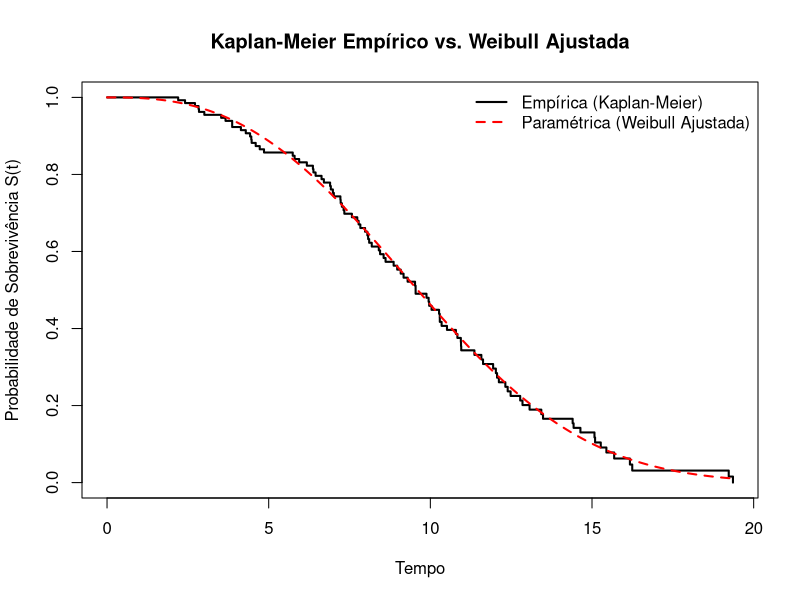

R code for this plot:
# ==============================================================================
# DISCIPLINA: Simulação Estatística
# OBJETIVO: Estimação de Máxima Verossimilhança para distribuição Weibull
#           com dados censurados à direita via Newton-Raphson-Fisher.
# ==============================================================================

# ------------------------------------------------------------------------------
# FUNÇÃO PRINCIPAL DE OTIMIZAÇÃO (NEWTON-RAPHSON)
# ------------------------------------------------------------------------------
weibull_mle_nrf <- function(t, delta, alpha_init = 1, beta_init = 1, 
                            tol = 1e-6, max_iter = 100, conf_level = 0.95) {
  
  # Inicialização dos parâmetros
  alpha <- alpha_init
  beta <- beta_init
  
  # Loop iterativo de Newton-Raphson
  for (k in 1:max_iter) {
    
    # Termos auxiliares para simplificar as contas
    z <- t / beta
    ln_z <- log(z)
    z_alpha <- z^alpha
    
    # Vetor Escore
    U_alpha <- sum(delta * (1/alpha - log(beta) + log(t)) - z_alpha * ln_z)
    U_beta  <- sum(-delta * (alpha/beta) + (alpha/beta) * z_alpha)
    
    U <- c(U_alpha, U_beta)
    
    # Matriz Hessiana
    H11 <- sum(-delta / (alpha^2) - z_alpha * (ln_z^2))
    H12 <- sum(-delta / beta + (1/beta) * z_alpha * (1 + alpha * ln_z))
    H22 <- sum(delta * alpha / (beta^2) - (alpha * (alpha + 1) / (beta^2)) * z_alpha)
    
    # Construção da matriz Hessiana
    H <- matrix(c(H11, H12, 
                  H12, H22), nrow = 2, ncol = 2)
    
    # Atualização dos Parâmetros
    passo <- solve(H, U)
    
    alpha_new <- alpha - passo[1]
    beta_new  <- beta - passo[2]
    
    
    # Critério de Parada
    erro_max <- max(abs(c(alpha_new - alpha, beta_new - beta)))
    
    alpha <- alpha_new
    beta  <- beta_new
    
    if (erro_max < tol) {
      cat("Convergência atingida na iteração:", k, "\n")
      break
    }
    
    if (k == max_iter) {
      warning("O algoritmo atingiu o número máximo de iterações sem convergir.")
    }
  }
  
  # CÁLCULO DA VARIÂNCIA E INTERVALOS DE CONFIANÇA
  
  # Recalculando o Hessiano no ponto de convergência
  z <- t / beta
  ln_z <- log(z)
  z_alpha <- z^alpha
  
  H11_final <- sum(-delta / (alpha^2) - z_alpha * (ln_z^2))
  H12_final <- sum(-delta / beta + (1/beta) * z_alpha * (1 + alpha * ln_z))
  H22_final <- sum(delta * alpha / (beta^2) - (alpha * (alpha + 1) / (beta^2)) * z_alpha)
  
  H_final <- matrix(c(H11_final, H12_final, 
                      H12_final, H22_final), nrow = 2, ncol = 2)
  
  # A Matriz de Informação de Fisher Observada é o negativo do Hessiano
  J_obs <- -H_final
  
  # A Matriz de Variância-Covariância Assintótica é a inversa da Informação de Fisher
  Var_Cov <- solve(J_obs)
  
  # Variâncias individuais
  var_alpha <- Var_Cov[1, 1]
  var_beta  <- Var_Cov[2, 2]
  
  # Quantil da Normal Padrão
  z_crit <- qnorm(1 - (1 - conf_level)/2)
  
  # Erros Padrão
  se_alpha <- sqrt(var_alpha)
  se_beta  <- sqrt(var_beta)
  
  # Intervalos de Confiança
  ic_alpha <- c(Limite_Inf = alpha - z_crit * se_alpha, Limite_Sup = alpha + z_crit * se_alpha)
  ic_beta  <- c(Limite_Inf = beta - z_crit * se_beta, Limite_Sup = beta + z_crit * se_beta)
  
  # RESULTADOS
  resultados <- list(
    Estimativas = c(Alpha = alpha, Beta = beta),
    Variancia_Estimadores = c(Var_Alpha = var_alpha, Var_Beta = var_beta),
    Matriz_Covariancia = Var_Cov,
    IC_Alpha = ic_alpha,
    IC_Beta = ic_beta,
    Iteracoes = k
  )
  
  return(resultados)
}

# ==============================================================================
# APLICAÇÃO DO ALGORITMO
# ==============================================================================

# Simulando um conjunto de dados para demonstrar o funcionamento
set.seed(2026) # Semente para reprodutibilidade

n <- 150
# Tempos de falha verdadeiros (Weibull com shape=2.5, scale=10)
tempos_falha <- rweibull(n, shape = 2.5, scale = 10)

# Tempos de censura 
tempos_censura <- rexp(n, rate = 0.05)

# Tempo observado 
t_observado <- pmin(tempos_falha, tempos_censura)

# Indicadora de falha
delta_observado <- as.numeric(tempos_falha <= tempos_censura)

cat("\nProporção de falhas observadas:", mean(delta_observado), "\n")

# Rodando o algoritmo de Newton-Raphson-Fisher
resultados_nrf <- weibull_mle_nrf(t = t_observado, 
                                  delta = delta_observado, 
                                  alpha_init = 1.0,  # Chutes iniciais
                                  beta_init = mean(t_observado), 
                                  tol = 1e-6, 
                                  max_iter = 100)

# Resultados
cat("\n--- RESULTADOS: MÉTODO NEWTON-RAPHSON-FISHER ---\n")
cat(sprintf("Estimador Alpha (Forma): %.4f\n", resultados_nrf$Estimativas["Alpha"]))
cat(sprintf("Variância de Alpha:      %.4f\n", resultados_nrf$Variancia_Estimadores["Var_Alpha"]))
cat(sprintf("IC de Alpha (95%%):       [%.4f ; %.4f]\n\n", resultados_nrf$IC_Alpha[1], resultados_nrf$IC_Alpha[2]))

cat(sprintf("Estimador Beta (Escala): %.4f\n", resultados_nrf$Estimativas["Beta"]))
cat(sprintf("Variância de Beta:       %.4f\n", resultados_nrf$Variancia_Estimadores["Var_Beta"]))
cat(sprintf("IC de Beta (95%%):        [%.4f ; %.4f]\n", resultados_nrf$IC_Beta[1], resultados_nrf$IC_Beta[2]))

# ==============================================================================
# GRÁFICO KAPLAN-MEIER E SOBREVIVÊNCIA WEIBULL
# ==============================================================================

# Ordenando os dados pelos tempos observados
ordem <- order(t_observado)
t_ord <- t_observado[ordem]
delta_ord <- delta_observado[ordem]

# Encontrando os tempos únicos onde ocorreram falhas (delta == 1)
tempos_falha_unicos <- unique(t_ord[delta_ord == 1])

# Vetores para armazenar a probabilidade de sobrevivência e o tempo
S_km <- numeric(length(tempos_falha_unicos))
prob_sobrevivencia_atual <- 1

# Cálculo iterativo do Kaplan-Meier: S(t) = S(t-1) * (1 - d_j / n_j)
for (i in 1:length(tempos_falha_unicos)) {
  tj <- tempos_falha_unicos[i]
  
  # d_j: Número de falhas no tempo tj
  dj <- sum(t_ord == tj & delta_ord == 1)
  
  # n_j: Número de indivíduos em risco (tempo observado >= tj)
  nj <- sum(t_ord >= tj)
  
  # Atualizando a probabilidade
  prob_sobrevivencia_atual <- prob_sobrevivencia_atual * (1 - dj / nj)
  S_km[i] <- prob_sobrevivencia_atual
}

# Adicionando o tempo t=0 com S(0)=1 para o gráfico iniciar corretamente
tempos_plot <- c(0, tempos_falha_unicos)
surv_plot <- c(1, S_km)

## Curva de Sobrevivência da Weibull Ajustada
alpha_estimado <- resultados_nrf$Estimativas["Alpha"]
beta_estimado  <- resultados_nrf$Estimativas["Beta"]

# Criando um grid contínuo de tempos para traçar uma curva suave
t_grid <- seq(0, max(t_observado), length.out = 500)

# Função de Sobrevivência da Weibull
surv_weibull <- exp(-(t_grid / beta_estimado)^alpha_estimado)

## Plotagem do Gráfico

# Plotando o Kaplan-Meier empírico em formato de escada
plot(tempos_plot, surv_plot, type = "s", lwd = 2, col = "black",
     xlab = "Tempo", ylab = "Probabilidade de Sobrevivência S(t)",
     main = "Kaplan-Meier Empírico vs. Weibull Ajustada",
     ylim = c(0, 1), xlim = c(0, max(t_observado)))

# Curva da Weibull paramétrica
lines(t_grid, surv_weibull, lwd = 2, col = "red", lty = 2)

# Legenda 
legend("topright", 
       legend = c("Empírica (Kaplan-Meier)", "Paramétrica (Weibull Ajustada)"),
       col = c("black", "red"), lwd = 2, lty = c(1, 2), bty = "n")
